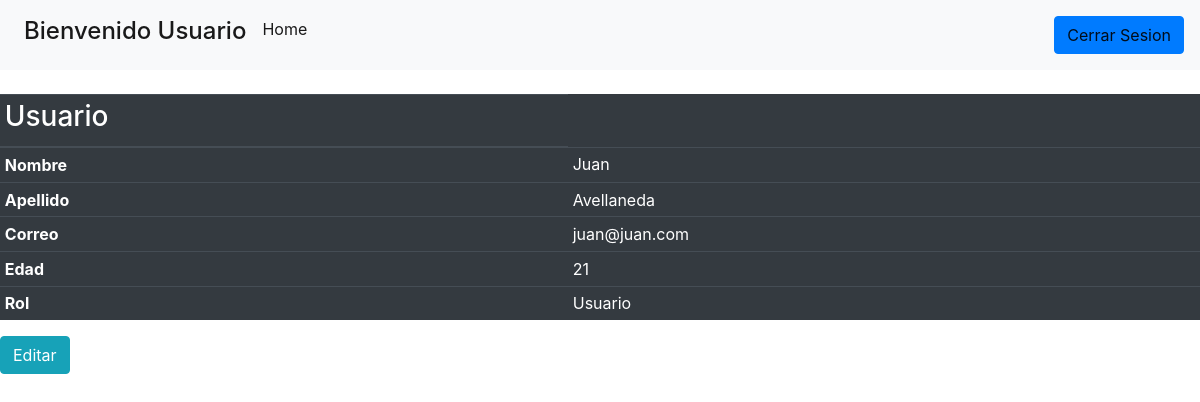
Screenshot of /details2.php?CEDULA=12345678 with the database file from the repository.
### tables this page shows
CREATE TABLE `persona` (
  `CEDULA` int(11) NOT NULL,
  `NOMBRE` varchar(30) NOT NULL,
  `APELLIDO` varchar(30) NOT NULL,
  `CORREO` varchar(40) NOT NULL,
  `EDAD` int(11) NOT NULL
);

### details2.php (the view, shortened to what this page needs)
<?php
	$database="taller2";
	$user='prueba';
	$password='prueba123';
try {
	$con=new PDO('mysql:host=localhost;dbname='.$database,$user,$password);
} catch (PDOException $e) {
	echo "Error".$e->getMessage();
}
	if(isset($_GET['CEDULA'])){
		$CEDULA=(int) $_GET['CEDULA'];
		$buscar_CEDULA=$con->prepare('SELECT * FROM persona WHERE CEDULA=:CEDULA LIMIT 1');
		$buscar_CEDULA->execute(array(
			':CEDULA'=>$CEDULA
		));
		$resultado=$buscar_CEDULA->fetch();
    $roles=$con->prepare('SELECT * FROM usuario WHERE CEDULA=:CEDULA LIMIT 1');
    $roles->execute(array(
      ':CEDULA'=>$CEDULA
    ));
    $rol=$roles->fetch();
	}else{
		header('Location: index.php');
	}
?>
<!DOCTYPE html>
<html lang="en">
<head>
  <link rel="stylesheet" href="https://maxcdn.bootstrapcdn.com/bootstrap/4.5.0/css/bootstrap.min.css">
</head>
<body>
   <nav class="navbar navbar-expand-lg navbar-light bg-light">
 <div class="collapse navbar-collapse" id="navbarText">
    <ul class="navbar-nav mr-auto">
      <li class="nav-item active">
        <h4 class="nav-link">Bienvenido Usuario<span class="sr-only"></span></h4>
      </li>
      <li class="nav-item active">
        <a class="nav-link" href="usu.php">Home<span class="sr-only"></span></a>
      </li>
  </ul>
    <span class="navbar-text">
     <a class="btn btn-primary" href="cerrar.php">Cerrar Sesion</a>
    </span>
  </div>
</nav>
<br>
  <div class="contenedor">
        <table table class="table table-sm table-dark">
<thead>
    <tr>
      <th scope="row"><h3>Usuario</h3></th>
      </tr>
  </thead>
  <tbody>
    <tr>
      <th scope="row">Nombre</th>
      <td> <?php echo $resultado['NOMBRE'];?> </td>
    </tr>
    <tr>
      <th scope="row">Apellido</th>
      <td><?php echo $resultado['APELLIDO']; ?></td>
    </tr>
    <tr>
      <th scope="row">Correo</th>
      <td><?php echo $resultado['CORREO']; ?></td>
    </tr>
    <tr>
      <th scope="row">Edad</th>
      <td><?php echo $resultado['EDAD']; ?></td>
    </tr>
    <tr>
      <th scope="row">Rol</th>
      <td><?php if($rol['ROL']==2){
        echo ("Usuario");
      }else {
        echo ("Administrador");
      }?></td>
    </tr>
     </table>
     <a href="edit_user.php?CEDULA=<?php echo $fila['CEDULA']; ?>" class="btn btn-info">Editar</a>
        </div>
    </body>
</html>

### rows the page displays
persona: NOMBRE "Juan", APELLIDO "Avellaneda", CORREO "juan@juan.com", EDAD "21"
